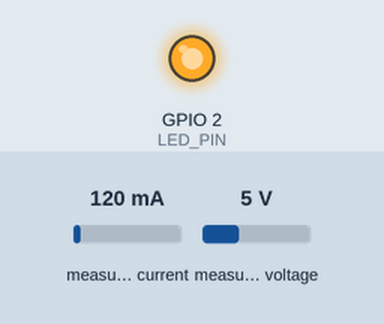
A sketch run on a simulated ESP32. On the bench: output pins drawn as LEDs (lit = HIGH). The test bench sets the inputs (shaded band); at power-on: measured current 120 mA, measured voltage 5 V. WiFi joins after 1.5 s; servers stay silent unless stated; what the sketch prints to the serial monitor is not drawn.

Above: at 2.0 s.
At 6.2 s:
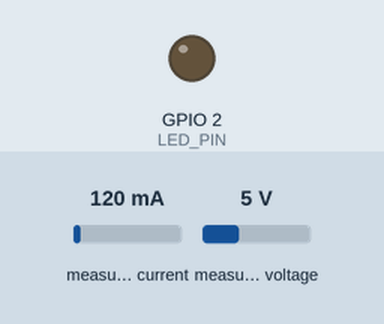
Timing chart, 0 to 8.4 s (numbered marks = the images above):
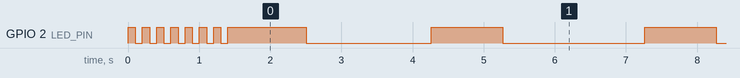

The sketch:

sketch_nov10a.ino
```cpp
#include <WiFi.h>
#include <FirebaseESP32.h>
#include <PZEM004Tv30.h>

// --- 1. CONFIGURATION ---
#define WIFI_SSID "Gests"
#define WIFI_PASSWORD "sabeha@4141"

#define DATABASE_URL "https://smart-energy-meter-10025-default-rtdb.asia-southeast1.firebasedatabase.app"
#define DATABASE_SECRET "AIzaSyDPTxORuoVVwGiWI25BI4AOiTKIq0QI-44"

// --- 2. PINS ---
#define PZEM_RX_PIN 16
#define PZEM_TX_PIN 17
// Onboard LED (Usually GPIO 2 on ESP32)
#define LED_PIN 2

#if !defined(PZEM_RX_PIN) && !defined(PZEM_TX_PIN)
#define PZEM_SERIAL Serial2
#endif

PZEM004Tv30 pzem(Serial2, PZEM_RX_PIN, PZEM_TX_PIN); //read voltage,current,power,frequency,power factor

FirebaseData firebaseData;
FirebaseConfig config;
FirebaseAuth auth;

unsigned long lastRead = 0;
const float overloadLimit = 3000.0;

// LED Variables
unsigned long lastBlink = 0;
int ledState = LOW;

void setup() {
  Serial.begin(115200);

  // Init LED
  pinMode(LED_PIN, OUTPUT);

  // WIFI
  WiFi.begin(WIFI_SSID, WIFI_PASSWORD);
  Serial.print("Connecting to Wi-Fi");

  // Blocking loop for initial connection (Fast Blink)
  while (WiFi.status() != WL_CONNECTED) {
    digitalWrite(LED_PIN, !digitalRead(LED_PIN));
    delay(100); // Fast blink while connecting
    Serial.print(".");
  }
  Serial.println("\nConnected!");

  // FIREBASE Configuration
  config.database_url = DATABASE_URL;
  config.signer.tokens.legacy_token = DATABASE_SECRET;
  config.timeout.serverResponse = 10 * 1000;

  Firebase.begin(&config, &auth);
  Firebase.reconnectWiFi(true);
}

void loop() {

  // --- TASK 1: LED BLINK LOGIC (Non-Blocking) ---
  long blinkInterval = 1000; // Default: Slow Blink (1 second) if Connected

  // If WiFi is lost, Blink FAST (0.1 second)
  if (WiFi.status() != WL_CONNECTED) {
    blinkInterval = 100;
  }

  if (millis() - lastBlink > blinkInterval) {
    lastBlink = millis();
    ledState = !ledState; // Toggle state
    digitalWrite(LED_PIN, ledState);
  }

  // --- TASK 2: SENSOR READING ---
  if (millis() - lastRead > 3000) {
    lastRead = millis();

    float voltage = pzem.voltage(); //Volt
    float current = pzem.current(); //Amp
    float power = pzem.power(); //Watt
    float energy = pzem.energy(); //KWh
    float frequency = pzem.frequency(); //hertz
    float pf = pzem.pf();

    if (isnan(voltage)) {
        Serial.println("Error reading PZEM!");
        Firebase.setString(firebaseData, "/energy/status", "Sensor Error");
    } else {
        Serial.print("Power: "); Serial.print(power); Serial.println("W");

        // Send Data
        Firebase.setFloat(firebaseData, "/energy/voltage", voltage);
        Firebase.setFloat(firebaseData, "/energy/current", current);
        Firebase.setFloat(firebaseData, "/energy/power", power);
        Firebase.setFloat(firebaseData, "/energy/energy", energy);
        Firebase.setFloat(firebaseData, "/energy/frequency", frequency);
        Firebase.setFloat(firebaseData, "/energy/pf", pf);

        // Heartbeat
        Firebase.setTimestamp(firebaseData, "/energy/last_seen");

        // Overload
        if (power > overloadLimit) {
           Firebase.setBool(firebaseData, "/energy/overload", true);
        } else {
           Firebase.setBool(firebaseData, "/energy/overload", false);
        }
    }
  }
}
```

Measured:
- by itself, GPIO 2 (LED_PIN): goes 6 × (LOW 0.10 s, HIGH 0.10 s), LOW 0.10 s, HIGH 1.1 s, LOW 1.8 s, 41 × (HIGH 1.0 s, LOW 2.0 s), HIGH 1.0 s, then LOW
